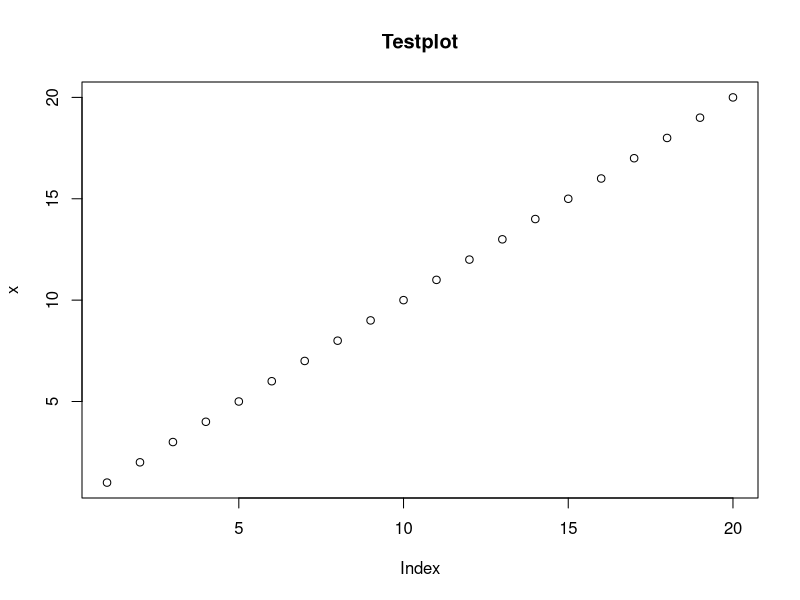
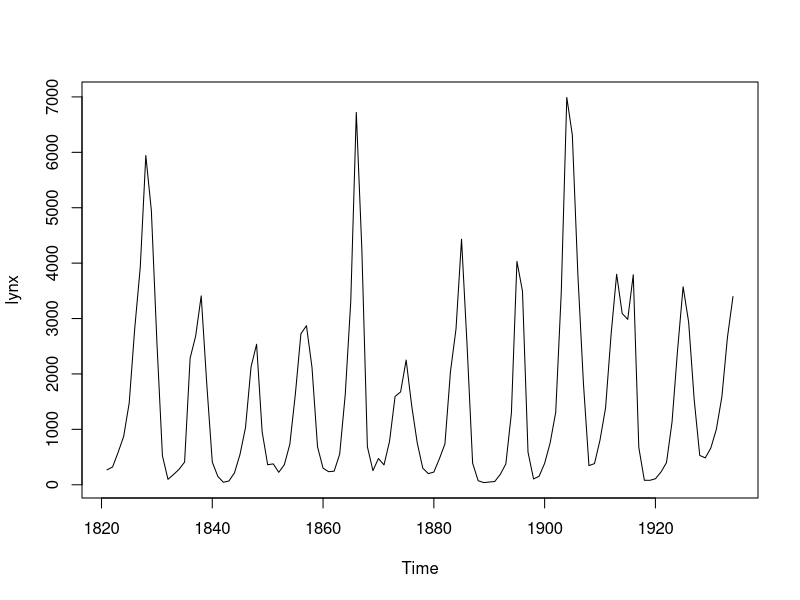

R code for these plots, in order: (Note: this script raises an error after producing the figures.)
x<-1:20
plot(x,main="Testplot")
par()
plot(lynx)
oldpar<-(par(bd="white"))
par(bg="red")
par(lynx)
plot.default(oldpar)